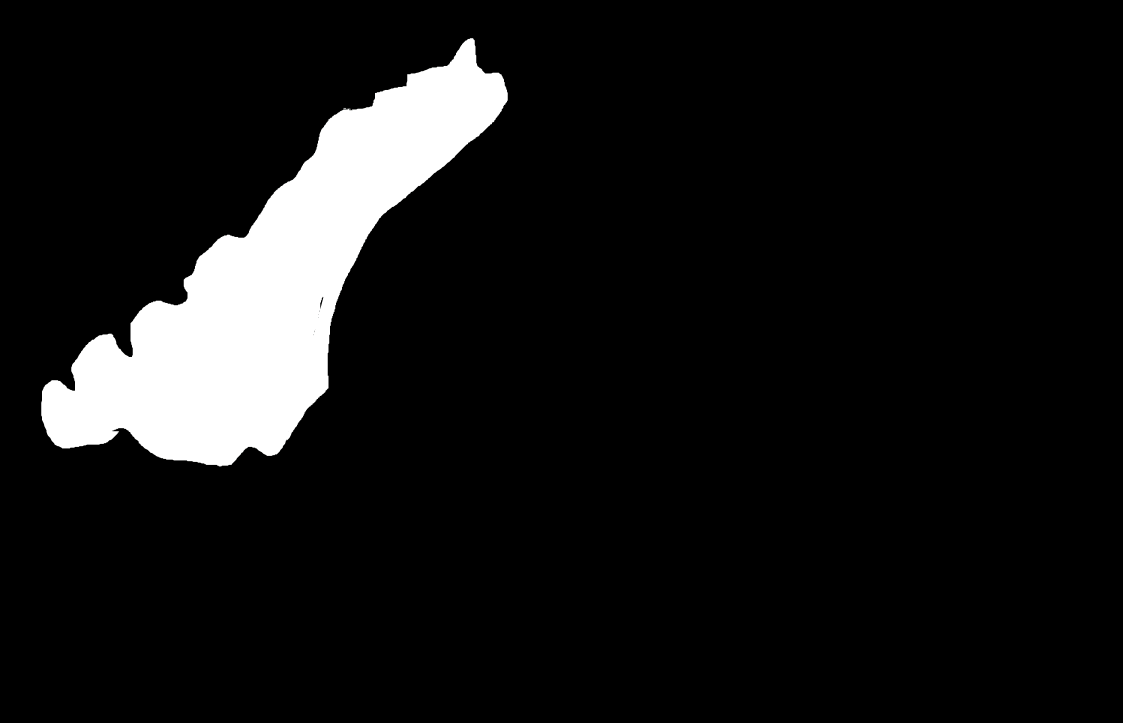
#> input picture ml/assets/images/alpha/八王子霊園.jpg, 4490 x 2890 px (shown at 1/4 size)
$ python -i quality_checker.py   (imports and definitions only)   (older library calls are emulated)
#> lines starting #> are read from the running program, lines starting #| are printed output that depends on the picture
"""
画像品質チェックシステム

ドローン画像の品質を評価し、分析に適しているかを判定するモジュール
"""

import logging
from typing import Dict, List, Any
import numpy as np
import cv2

logger = logging.getLogger(__name__)


class ImageQualityChecker:
    """画像品質チェッククラス"""

    def __init__(self):
        self.logger = logging.getLogger(__name__)

        # 品質チェックの閾値
        self.min_resolution = (512, 512)  # 最小解像度
        self.max_blur_threshold = 100.0  # ブラー検出閾値
        self.min_brightness = 30.0  # 最小明度
        self.max_brightness = 220.0  # 最大明度
        self.min_contrast = 20.0  # 最小コントラスト

    def check_image_quality(self, img_bgr: np.ndarray) -> Dict[str, Any]:
        """
        画像品質をチェック

        Args:
            img_bgr: OpenCV BGR画像

        Returns:
            品質チェック結果の辞書
        """
        issues = []
        checks = {}

        # 1. 解像度チェック
        resolution_check = self._check_resolution(img_bgr)
        checks['resolution'] = resolution_check
        if not resolution_check['passed']:
            issues.append(f"解像度不足: {resolution_check['message']}")

        # 2. ブラー（ぼかし）チェック
        blur_check = self._check_blur(img_bgr)
        checks['blur'] = blur_check
        if not blur_check['passed']:
            issues.append(f"画像がぼやけています: {blur_check['message']}")

        # 3. 明度チェック
        brightness_check = self._check_brightness(img_bgr)
        checks['brightness'] = brightness_check
        if not brightness_check['passed']:
            issues.append(f"明度の問題: {brightness_check['message']}")

        # 4. コントラストチェック
        contrast_check = self._check_contrast(img_bgr)
        checks['contrast'] = contrast_check
        if not contrast_check['passed']:
            issues.append(f"コントラスト不足: {contrast_check['message']}")

        # 5. ノイズチェック
        noise_check = self._check_noise(img_bgr)
        checks['noise'] = noise_check
        if not noise_check['passed']:
            issues.append(f"ノイズ過多: {noise_check['message']}")

        # 6. 色バランスチェック
        color_check = self._check_color_balance(img_bgr)
        checks['color_balance'] = color_check
        if not color_check['passed']:
            issues.append(f"色バランスの問題: {color_check['message']}")

        # 総合判定
        is_valid = len(issues) == 0

        return {
            'is_valid': is_valid,
            'issues': issues,
            'checks': checks,
            'overall_score': self._calculate_overall_score(checks)
        }

    def _check_resolution(self, img_bgr: np.ndarray) -> Dict[str, Any]:
        """解像度チェック"""
        height, width = img_bgr.shape[:2]
        min_width, min_height = self.min_resolution

        passed = width >= min_width and height >= min_height

        return {
            'passed': passed,
            'width': width,
            'height': height,
            'min_required': self.min_resolution,
            'message': f"現在: {width}x{height}, 必要: {min_width}x{min_height}"
        }

    def _check_blur(self, img_bgr: np.ndarray) -> Dict[str, Any]:
        """ブラー（ぼかし）チェック"""
        # グレースケール変換
        gray = cv2.cvtColor(img_bgr, cv2.COLOR_BGR2GRAY)

        # Laplacian分散によるブラー検出
        laplacian_var = cv2.Laplacian(gray, cv2.CV_64F).var()

        passed = laplacian_var > self.max_blur_threshold

        return {
            'passed': passed,
            'laplacian_variance': float(laplacian_var),
            'threshold': self.max_blur_threshold,
            'message': f"Laplacian分散: {laplacian_var:.2f} (閾値: {self.max_blur_threshold})"
        }

    def _check_brightness(self, img_bgr: np.ndarray) -> Dict[str, Any]:
        """明度チェック"""
        # HSV色空間で明度を取得
        hsv = cv2.cvtColor(img_bgr, cv2.COLOR_BGR2HSV)
        v_channel = hsv[:, :, 2]

        mean_brightness = np.mean(v_channel)

        passed = self.min_brightness <= mean_brightness <= self.max_brightness

        return {
            'passed': passed,
            'mean_brightness': float(mean_brightness),
            'min_threshold': self.min_brightness,
            'max_threshold': self.max_brightness,
            'message': f"平均明度: {mean_brightness:.2f} (範囲: {self.min_brightness}-{self.max_brightness})"
        }

    def _check_contrast(self, img_bgr: np.ndarray) -> Dict[str, Any]:
        """コントラストチェック"""
        # グレースケール変換
        gray = cv2.cvtColor(img_bgr, cv2.COLOR_BGR2GRAY)

        # 標準偏差によるコントラスト測定
        contrast = np.std(gray)

        passed = contrast >= self.min_contrast

        return {
            'passed': passed,
            'contrast': float(contrast),
            'threshold': self.min_contrast,
            'message': f"コントラスト: {contrast:.2f} (閾値: {self.min_contrast})"
        }

    def _check_noise(self, img_bgr: np.ndarray) -> Dict[str, Any]:
        """ノイズチェック"""
        # グレースケール変換
        gray = cv2.cvtColor(img_bgr, cv2.COLOR_BGR2GRAY)

        # 高周波成分によるノイズ推定
        kernel = np.array([[-1, -1, -1], [-1, 8, -1], [-1, -1, -1]])
        high_freq = cv2.filter2D(gray, -1, kernel)
        noise_level = np.std(high_freq)

        # ノイズレベルが高すぎる場合は問題
        max_noise_threshold = 15.0
        passed = noise_level <= max_noise_threshold

        return {
            'passed': passed,
            'noise_level': float(noise_level),
            'threshold': max_noise_threshold,
            'message': f"ノイズレベル: {noise_level:.2f} (閾値: {max_noise_threshold})"
        }

    def _check_color_balance(self, img_bgr: np.ndarray) -> Dict[str, Any]:
        """色バランスチェック"""
        b, g, r = cv2.split(img_bgr)

        # 各チャンネルの平均値を計算
        b_mean = np.mean(b)
        g_mean = np.mean(g)
        r_mean = np.mean(r)

        # 色バランスの偏りをチェック
        total_mean = (b_mean + g_mean + r_mean) / 3
        b_ratio = b_mean / total_mean if total_mean > 0 else 1.0
        g_ratio = g_mean / total_mean if total_mean > 0 else 1.0
        r_ratio = r_mean / total_mean if total_mean > 0 else 1.0

        # 各チャンネルが0.5-2.0の範囲内にあるかチェック
        ratios = [b_ratio, g_ratio, r_ratio]
        passed = all(0.5 <= ratio <= 2.0 for ratio in ratios)

        return {
            'passed': passed,
            'b_ratio': float(b_ratio),
            'g_ratio': float(g_ratio),
            'r_ratio': float(r_ratio),
            'message': f"B:G:R比率 = {b_ratio:.2f}:{g_ratio:.2f}:{r_ratio:.2f}"
        }

    def _calculate_overall_score(self, checks: Dict[str, Any]) -> float:
        """総合品質スコアを計算"""
        passed_checks = sum(1 for check in checks.values() if check['passed'])
        total_checks = len(checks)

        return (passed_checks / total_checks) * 100.0 if total_checks > 0 else 0.0

>>> import cv2
>>> picture = cv2.imread('../../ml/assets/images/alpha/八王子霊園.jpg')
#> picture is the input picture: shape (2890, 4490, 3); mean B, G, R 21.7, 21.7, 21.7
>>> result = ImageQualityChecker().check_image_quality(picture)
#> in check_image_quality, `resolution_check = self._check_resolution(img_bgr)`: resolution_check = {'passed': True, 'width': 4490, 'height': 2890, 'min_required': (512, 512), 'message': '現在: 4490x2890, 必要: 512x512'}
#> in _check_blur, `laplacian_var = cv2.Laplacian(gray, cv2.CV_64F).var()`: laplacian_var = 62.31
#> in _check_blur, `passed = laplacian_var > self.max_blur_threshold`: passed = False
#> in check_image_quality, `blur_check = self._check_blur(img_bgr)`: blur_check = {'passed': False, 'laplacian_variance': 62.31, 'threshold': 100, 'message': 'Laplacian分散: 62.31 (閾値: 100.0)'}
#> in _check_brightness, `hsv = cv2.cvtColor(img_bgr, cv2.COLOR_BGR2HSV)`: hsv: shape (2890, 4490, 3); mean H, S, V 0, 0, 21.7
#> in _check_brightness, `mean_brightness = np.mean(v_channel)`: mean_brightness = 21.71
#> in _check_brightness, `passed = self.min_brightness <= mean_brightness <= self.max_brightness`: passed = False
#> in check_image_quality, `brightness_check = self._check_brightness(img_bgr)`: brightness_check = {'passed': False, 'mean_brightness': 21.71, 'min_threshold': 30, 'max_threshold': 220, 'message': '平均明度: 21.71 (範囲: 30.0-220.0)'}
#> in _check_contrast, `contrast = np.std(gray)`: contrast = 71.14
#> in _check_contrast, `passed = contrast >= self.min_contrast`: passed = True
#> in check_image_quality, `contrast_check = self._check_contrast(img_bgr)`: contrast_check = {'passed': True, 'contrast': 71.14, 'threshold': 20, 'message': 'コントラスト: 71.14 (閾値: 20.0)'}
#> in _check_noise, `high_freq = cv2.filter2D(gray, -1, kernel)`:
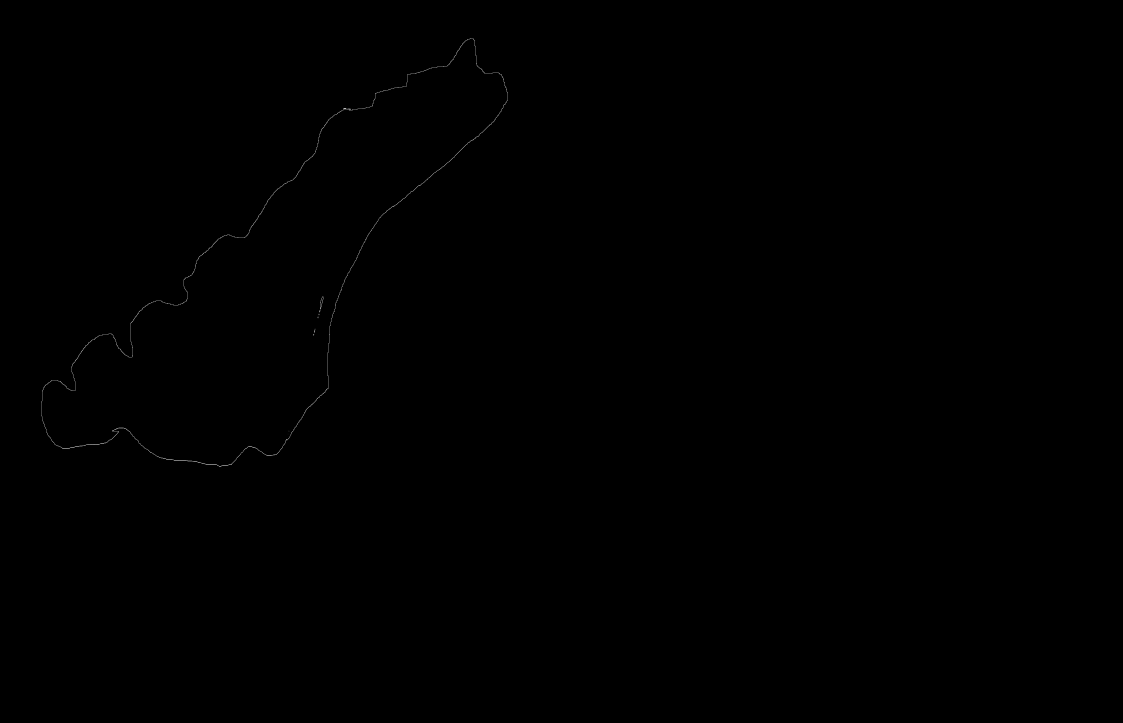
#> high_freq: shape (2890, 4490) (shown at 1/4 size); min 0, max 255, mean 0.2
#> in _check_noise, `noise_level = np.std(high_freq)`: noise_level = 6.28
#> in _check_noise, `passed = noise_level <= max_noise_threshold`: passed = True
#> in check_image_quality, `noise_check = self._check_noise(img_bgr)`: noise_check = {'passed': True, 'noise_level': 6.28, 'threshold': 15, 'message': 'ノイズレベル: 6.28 (閾値: 15.0)'}
#> in _check_color_balance, `b_mean = np.mean(b)`: b_mean = 21.71
#> in _check_color_balance, `b_ratio = b_mean / total_mean if total_mean > 0 else 1.0`: b_ratio = 1
#> in _check_color_balance, `ratios = [b_ratio, g_ratio, r_ratio]`: ratios = [1, 1, 1]
#> in _check_color_balance, `passed = all(0.5 <= ratio <= 2.0 for ratio in ratios)`: passed = True
#> in check_image_quality, `color_check = self._check_color_balance(img_bgr)`: color_check = {'passed': True, 'b_ratio': 1, 'g_ratio': 1, 'r_ratio': 1, 'message': 'B:G:R比率 = 1.00:1.00:1.00'}
#> in check_image_quality, `is_valid = len(issues) == 0`: is_valid = False
#> in _calculate_overall_score, `passed_checks = sum(1 for check in checks.values() if check['passed'])`: passed_checks = 4
#> in _calculate_overall_score, `total_checks = len(checks)`: total_checks = 6
#> result = 4 items

$ run again, on ml/assets/images/alpha/小山内裏公園.jpg
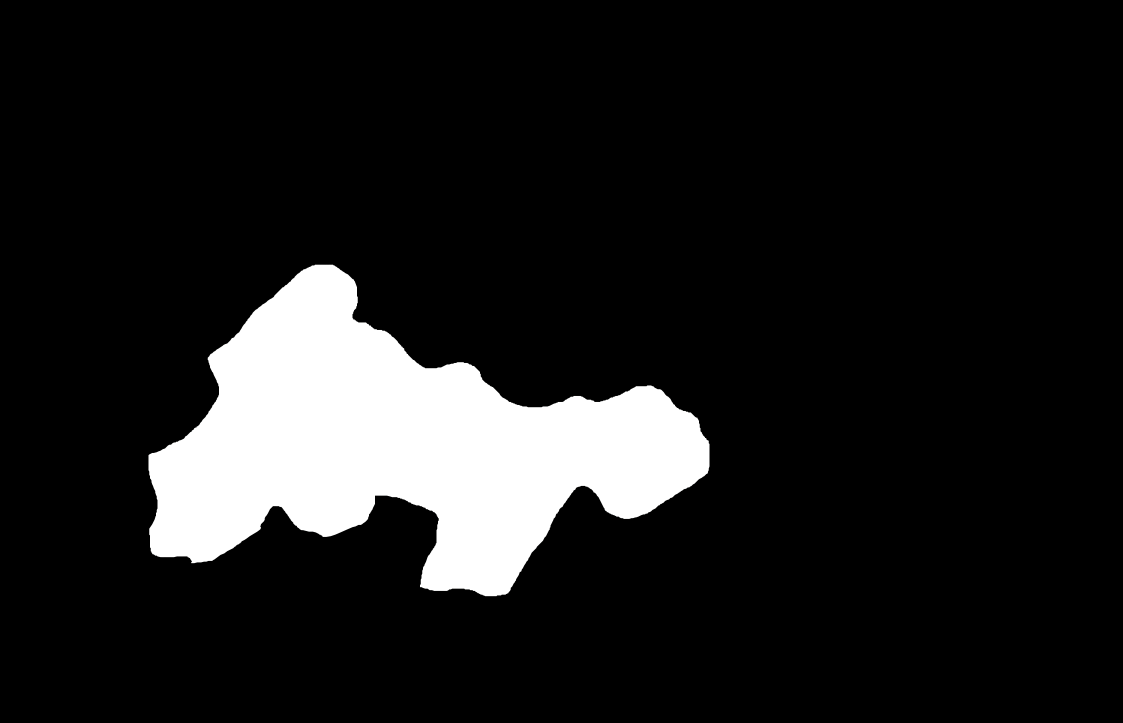
#> input picture ml/assets/images/alpha/小山内裏公園.jpg, 4490 x 2890 px (shown at 1/4 size)
#> picture is the input picture: shape (2890, 4490, 3); mean B, G, R 29.2, 29.2, 29.2
#> resolution_check = {'passed': True, 'width': 4490, 'height': 2890, 'min_required': (512, 512), 'message': '現在: 4490x2890, 必要: 512x512'}
#> laplacian_var = 60.39
#> in _check_blur, `passed = laplacian_var > self.max_blur_threshold`: passed = False
#> blur_check = {'passed': False, 'laplacian_variance': 60.39, 'threshold': 100, 'message': 'Laplacian分散: 60.39 (閾値: 100.0)'}
#> hsv: shape (2890, 4490, 3); mean H, S, V 0, 0, 29.2
#> mean_brightness = 29.18
#> in _check_brightness, `passed = self.min_brightness <= mean_brightness <= self.max_brightness`: passed = False
#> brightness_check = {'passed': False, 'mean_brightness': 29.18, 'min_threshold': 30, 'max_threshold': 220, 'message': '平均明度: 29.18 (範囲: 30.0-220.0)'}
#> contrast = 81.14
#> in _check_contrast, `passed = contrast >= self.min_contrast`: passed = True
#> contrast_check = {'passed': True, 'contrast': 81.14, 'threshold': 20, 'message': 'コントラスト: 81.14 (閾値: 20.0)'}
#> in _check_noise, `high_freq = cv2.filter2D(gray, -1, kernel)`:
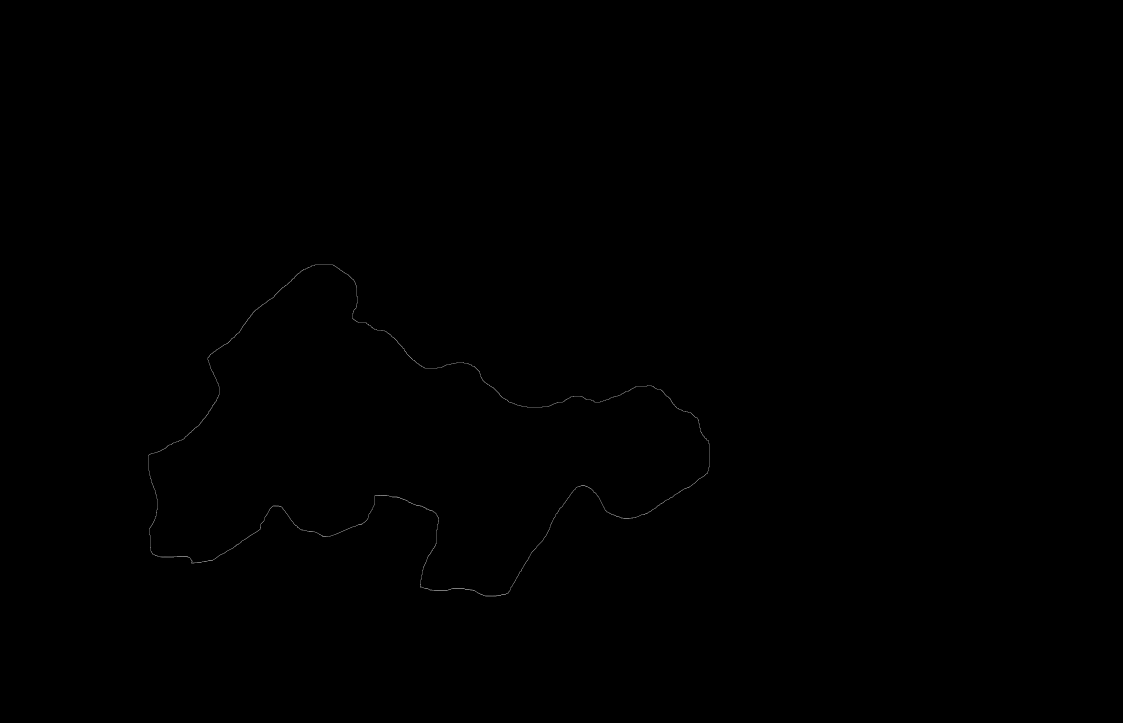
#> high_freq: shape (2890, 4490) (shown at 1/4 size); min 0, max 255, mean 0.2
#> noise_level = 6.53
#> in _check_noise, `passed = noise_level <= max_noise_threshold`: passed = True
#> noise_check = {'passed': True, 'noise_level': 6.53, 'threshold': 15, 'message': 'ノイズレベル: 6.53 (閾値: 15.0)'}
#> b_mean = 29.18
#> b_ratio = 1
#> ratios = [1, 1, 1]
#> in _check_color_balance, `passed = all(0.5 <= ratio <= 2.0 for ratio in ratios)`: passed = True
#> color_check = {'passed': True, 'b_ratio': 1, 'g_ratio': 1, 'r_ratio': 1, 'message': 'B:G:R比率 = 1.00:1.00:1.00'}
#> is_valid = False
#> passed_checks = 4
#> total_checks = 6
#> result = 4 items

$ run again, on ml/assets/images/alpha/小山田緑地.jpg
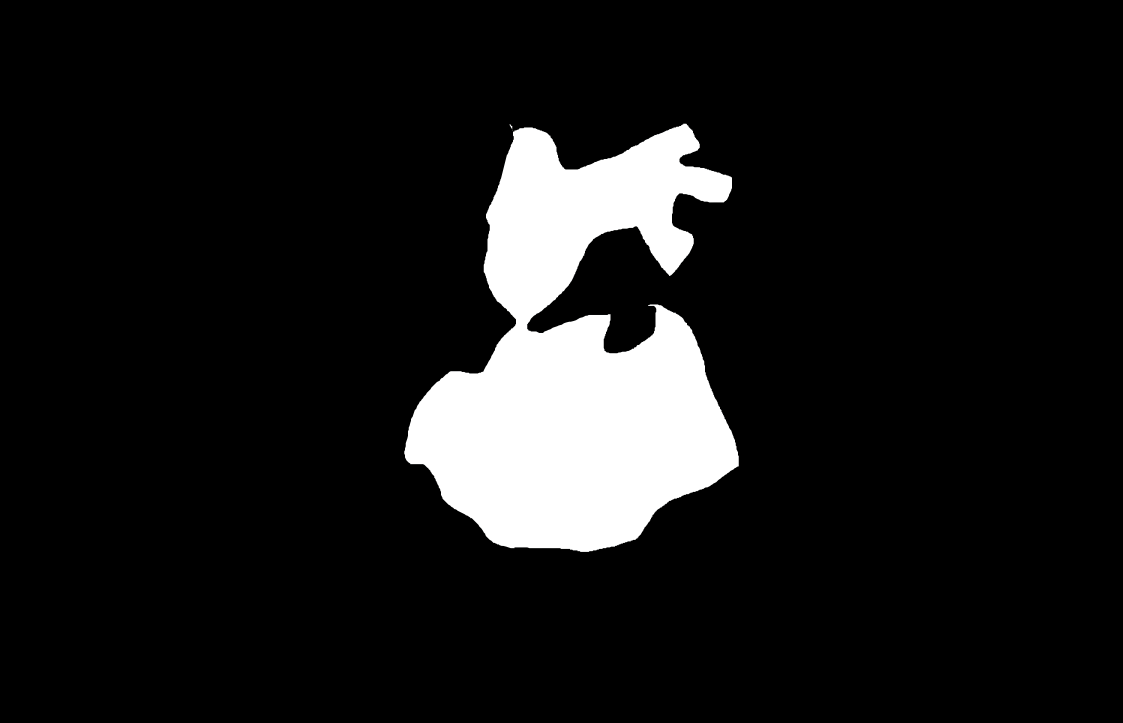
#> input picture ml/assets/images/alpha/小山田緑地.jpg, 4490 x 2890 px (shown at 1/4 size)
#> picture is the input picture: shape (2890, 4490, 3); mean B, G, R 25.6, 25.6, 25.6
#> resolution_check = {'passed': True, 'width': 4490, 'height': 2890, 'min_required': (512, 512), 'message': '現在: 4490x2890, 必要: 512x512'}
#> laplacian_var = 73.24
#> in _check_blur, `passed = laplacian_var > self.max_blur_threshold`: passed = False
#> blur_check = {'passed': False, 'laplacian_variance': 73.24, 'threshold': 100, 'message': 'Laplacian分散: 73.24 (閾値: 100.0)'}
#> hsv: shape (2890, 4490, 3); mean H, S, V 0.1, 0, 25.6
#> mean_brightness = 25.56
#> in _check_brightness, `passed = self.min_brightness <= mean_brightness <= self.max_brightness`: passed = False
#> brightness_check = {'passed': False, 'mean_brightness': 25.56, 'min_threshold': 30, 'max_threshold': 220, 'message': '平均明度: 25.56 (範囲: 30.0-220.0)'}
#> contrast = 76.54
#> in _check_contrast, `passed = contrast >= self.min_contrast`: passed = True
#> contrast_check = {'passed': True, 'contrast': 76.54, 'threshold': 20, 'message': 'コントラスト: 76.54 (閾値: 20.0)'}
#> in _check_noise, `high_freq = cv2.filter2D(gray, -1, kernel)`:
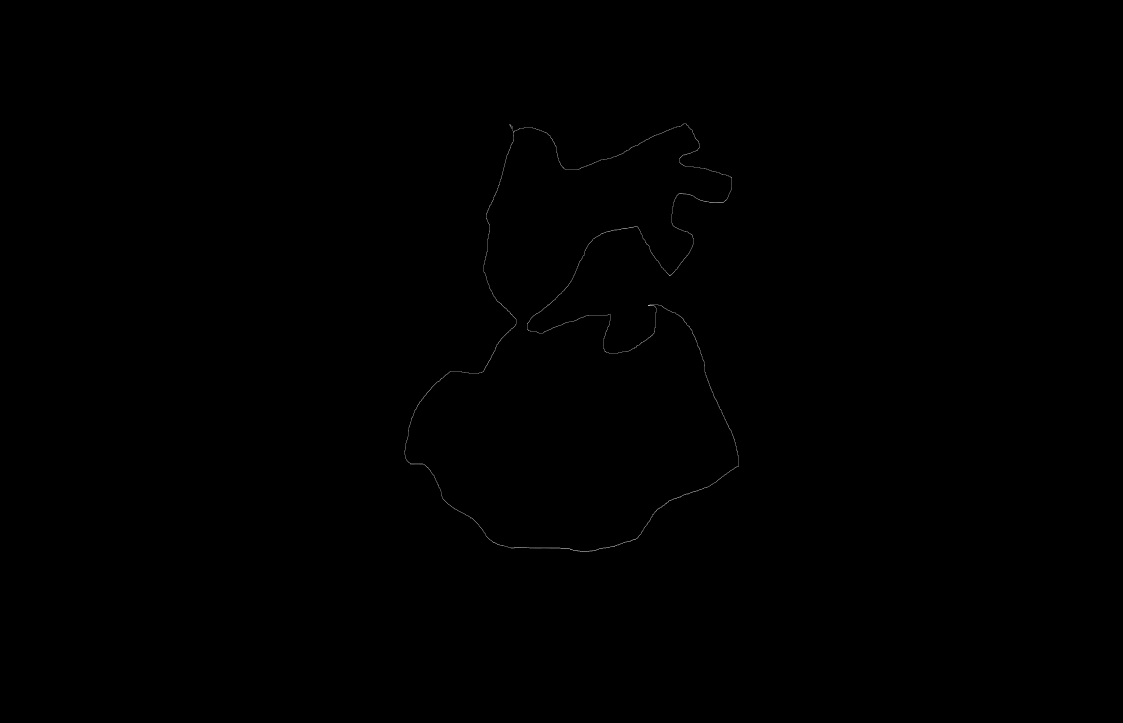
#> high_freq: shape (2890, 4490) (shown at 1/4 size); min 0, max 255, mean 0.2
#> noise_level = 6.92
#> in _check_noise, `passed = noise_level <= max_noise_threshold`: passed = True
#> noise_check = {'passed': True, 'noise_level': 6.92, 'threshold': 15, 'message': 'ノイズレベル: 6.92 (閾値: 15.0)'}
#> b_mean = 25.55
#> b_ratio = 1
#> ratios = [1, 1, 1]
#> in _check_color_balance, `passed = all(0.5 <= ratio <= 2.0 for ratio in ratios)`: passed = True
#> color_check = {'passed': True, 'b_ratio': 1, 'g_ratio': 1, 'r_ratio': 1, 'message': 'B:G:R比率 = 1.00:1.00:1.00'}
#> is_valid = False
#> passed_checks = 4
#> total_checks = 6
#> result = 4 items
